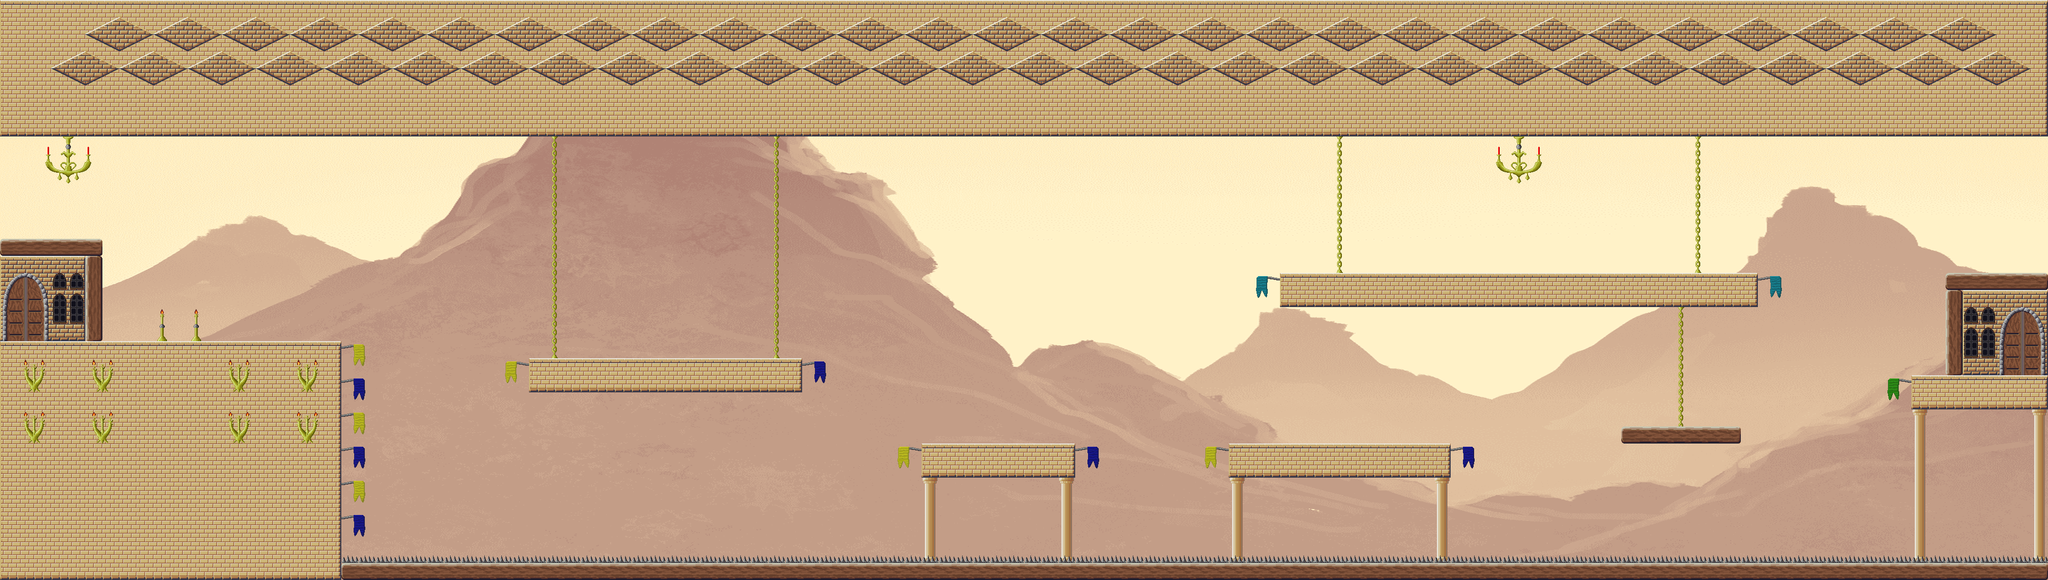

Below is a game level as drawn by its tile map, then a one-line description and the .tmx that defines it (tile-layer data replaced by summaries):
An orthogonal 120x34 tile map with 32x32 px tiles, 3 tile layers (Wall, Foreground, Objekte), 3 tilesets, 1 image layer and 82 objects (66x CoinEntity, 8x Ground, 4x EnemyEntity, mainPlayer, game.LevelEntity, ...).

<map version="1.0" orientation="orthogonal" renderorder="left-up" width="120" height="34" tilewidth="32" tileheight="32" nextobjectid="321">
 <tileset firstgid="1" name="castle1" tilewidth="32" tileheight="32">
  <image source="../img/map/castle1.png" width="512" height="1344" />
 </tileset>
 <tileset firstgid="673" name="castle2" tilewidth="32" tileheight="32">
  <image source="../img/map/castle2.png" width="512" height="672" />
 </tileset>
 <tileset firstgid="1009" name="castle3" tilewidth="32" tileheight="32">
  <image source="../img/map/castle3.png" width="512" height="384" />
 </tileset>
 <imagelayer name="Parallax_layer1">
  <image source="../img/background/rock.png" />
 </imagelayer>
 <layer name="Wall" width="120" height="34">
  <data>[4080 cells, 1438 non-empty, 2 distinct tile ids]</data>
 </layer>
 <layer name="Foreground" width="120" height="34">
  <data>[4080 cells, 1197 non-empty, 45 distinct tile ids]</data>
 </layer>
 <layer name="Objekte" width="120" height="34">
  <data>[4080 cells, 259 non-empty, 61 distinct tile ids]</data>
 </layer>
 <objectgroup name="Object">
  <properties>
   <property name="duration" value="300" />
   <property name="fade" value="#300000" />
  </properties>
  <object id="3" name="mainPlayer" x="2" y="572" width="32" height="64">
   <properties>
    <property name="image" value="gripe_run_right" />
    <property name="spritewidth" value="64" />
   </properties>
  </object>
  <object id="4" name="CoinEntity" x="1857" y="779" width="32" height="32">
   <properties>
    <property name="image" value="spinning_coin_gold" />
    <property name="spritewidth" value="32" />
   </properties>
  </object>
  <object id="5" name="game.LevelEntity" x="3801" y="256" width="35" height="449">
   <properties>
    <property name="duration" value="300" />
    <property name="fade" value="#009900" />
    <property name="to" value="8" />
   </properties>
  </object>
  <object id="13" name="ScrollEntity" x="2847" y="433" width="32" height="32">
   <properties>
    <property name="image" value="spinning_scrolls" />
    <property name="scrollIndex" value="39" />
    <property name="spritewidth" value="32" />
    <property name="type" value="enchantment" />
   </properties>
  </object>
  <object id="19" name="SpikeEntity" x="640" y="1043.33" width="3198" height="14" />
  <object id="30" name="CoinEntity" x="415" y="583" width="32" height="32">
   <properties>
    <property name="image" value="spinning_coin_gold" />
    <property name="spritewidth" value="32" />
   </properties>
  </object>
  <object id="138" name="CoinEntity" x="1227" y="615" width="32" height="32">
   <properties>
    <property name="image" value="spinning_coin_gold" />
    <property name="spritewidth" value="32" />
   </properties>
  </object>
  <object id="142" name="CoinEntity" x="2513" y="775" width="32" height="32">
   <properties>
    <property name="image" value="spinning_coin_gold" />
    <property name="spritewidth" value="32" />
   </properties>
  </object>
  <object id="185" name="CoinEntity" x="3679" y="649" width="32" height="32">
   <properties>
    <property name="image" value="spinning_coin_gold" />
    <property name="spritewidth" value="32" />
   </properties>
  </object>
  <object id="199" name="CoinEntity" x="3137" y="746" width="32" height="32">
   <properties>
    <property name="image" value="spinning_coin_gold" />
    <property name="spritewidth" value="32" />
   </properties>
  </object>
  <object id="234" name="CoinEntity" x="2528" y="473" width="32" height="32">
   <properties>
    <property name="image" value="spinning_coin_gold" />
    <property name="spritewidth" value="32" />
   </properties>
  </object>
  <object id="235" name="CoinEntity" x="2528" y="428" width="32" height="32">
   <properties>
    <property name="image" value="spinning_coin_gold" />
    <property name="spritewidth" value="32" />
   </properties>
  </object>
  <object id="236" name="CoinEntity" x="2528" y="381" width="32" height="32">
   <properties>
    <property name="image" value="spinning_coin_gold" />
    <property name="spritewidth" value="32" />
   </properties>
  </object>
  <object id="237" name="CoinEntity" x="2529" y="336" width="32" height="32">
   <properties>
    <property name="image" value="spinning_coin_gold" />
    <property name="spritewidth" value="32" />
   </properties>
  </object>
  <object id="238" name="CoinEntity" x="2529" y="291" width="32" height="32">
   <properties>
    <property name="image" value="spinning_coin_gold" />
    <property name="spritewidth" value="32" />
   </properties>
  </object>
  <object id="246" name="CoinEntity" x="2576.5" y="473" width="32" height="32">
   <properties>
    <property name="image" value="spinning_coin_gold" />
    <property name="spritewidth" value="32" />
   </properties>
  </object>
  <object id="247" name="CoinEntity" x="2576.5" y="428" width="32" height="32">
   <properties>
    <property name="image" value="spinning_coin_gold" />
    <property name="spritewidth" value="32" />
   </properties>
  </object>
  <object id="248" name="CoinEntity" x="2576.5" y="381" width="32" height="32">
   <properties>
    <property name="image" value="spinning_coin_gold" />
    <property name="spritewidth" value="32" />
   </properties>
  </object>
  <object id="249" name="CoinEntity" x="2577.5" y="291" width="32" height="32">
   <properties>
    <property name="image" value="spinning_coin_gold" />
    <property name="spritewidth" value="32" />
   </properties>
  </object>
  <object id="250" name="CoinEntity" x="2577.5" y="336" width="32" height="32">
   <properties>
    <property name="image" value="spinning_coin_gold" />
    <property name="spritewidth" value="32" />
   </properties>
  </object>
  <object id="251" name="CoinEntity" x="2623.25" y="474" width="32" height="32">
   <properties>
    <property name="image" value="spinning_coin_gold" />
    <property name="spritewidth" value="32" />
   </properties>
  </object>
  <object id="252" name="CoinEntity" x="2672.75" y="337" width="32" height="32">
   <properties>
    <property name="image" value="spinning_coin_gold" />
    <property name="spritewidth" value="32" />
   </properties>
  </object>
  <object id="253" name="CoinEntity" x="2623.25" y="429" width="32" height="32">
   <properties>
    <property name="image" value="spinning_coin_gold" />
    <property name="spritewidth" value="32" />
   </properties>
  </object>
  <object id="254" name="CoinEntity" x="2671.75" y="382" width="32" height="32">
   <properties>
    <property name="image" value="spinning_coin_gold" />
    <property name="spritewidth" value="32" />
   </properties>
  </object>
  <object id="255" name="CoinEntity" x="2623.25" y="382" width="32" height="32">
   <properties>
    <property name="image" value="spinning_coin_gold" />
    <property name="spritewidth" value="32" />
   </properties>
  </object>
  <object id="256" name="CoinEntity" x="2671.75" y="474" width="32" height="32">
   <properties>
    <property name="image" value="spinning_coin_gold" />
    <property name="spritewidth" value="32" />
   </properties>
  </object>
  <object id="257" name="CoinEntity" x="2671.75" y="429" width="32" height="32">
   <properties>
    <property name="image" value="spinning_coin_gold" />
    <property name="spritewidth" value="32" />
   </properties>
  </object>
  <object id="258" name="CoinEntity" x="2672.75" y="292" width="32" height="32">
   <properties>
    <property name="image" value="spinning_coin_gold" />
    <property name="spritewidth" value="32" />
   </properties>
  </object>
  </objectgroup>
 <objectgroup name="EnemyEntities">
  <!-- 4 objects omitted --></objectgroup>
 <objectgroup name="collision">
  <!-- 8 objects omitted --></objectgroup>
</map>
<!-- 54 of 82 objects omitted -->
